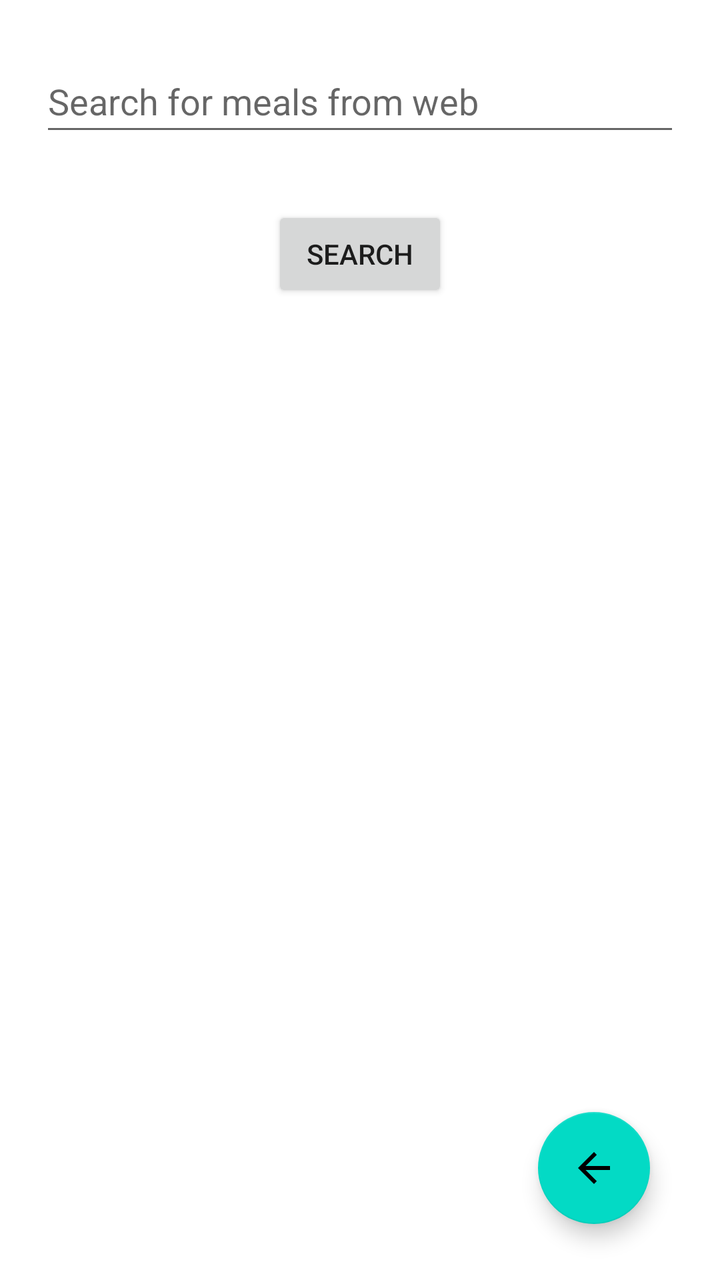
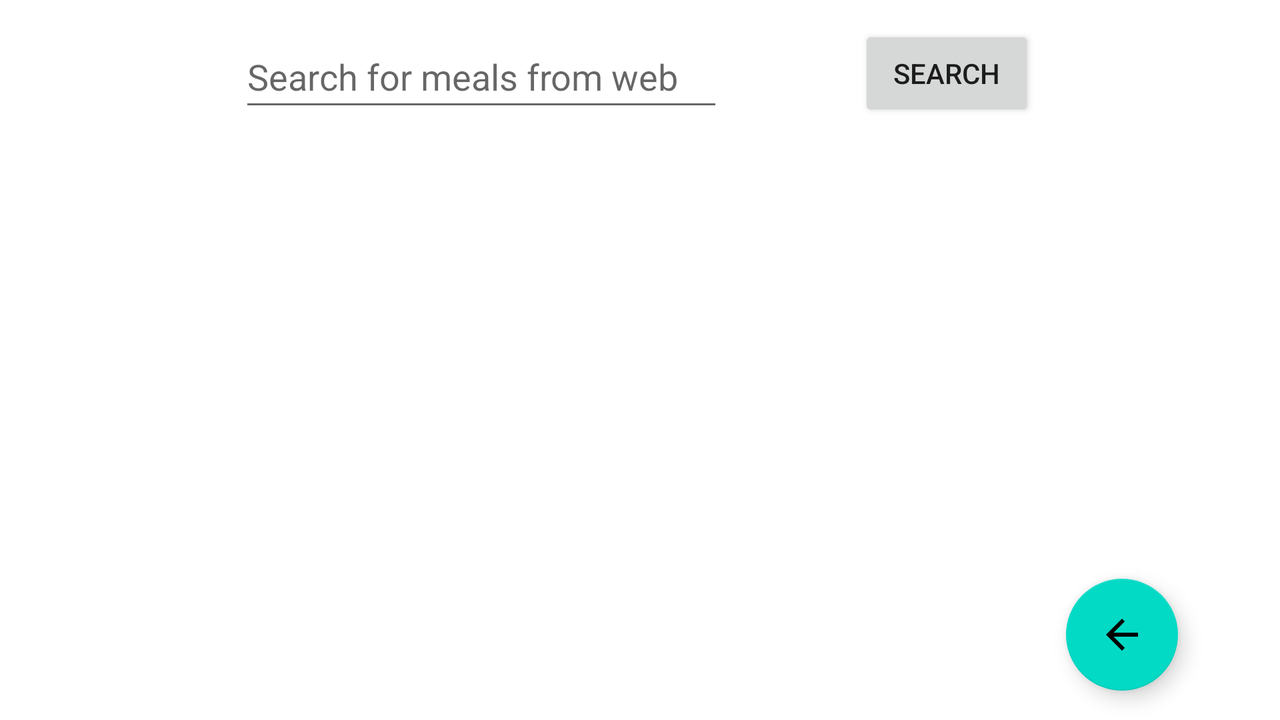

Compare how this app lays out the same screen by default and in its alternative resource folder. The renders come first, then the two layout files and the values they reference.
<!-- AndroidManifest.xml: application theme Theme.Mobile_CW_2 -->
<!-- res/layout/activity_search_for_meal_from_web.xml -->
<?xml version="1.0" encoding="utf-8"?>
<androidx.constraintlayout.widget.ConstraintLayout xmlns:android="http://schemas.android.com/apk/res/android"
    xmlns:app="http://schemas.android.com/apk/res-auto"
    xmlns:tools="http://schemas.android.com/tools"
    android:layout_width="match_parent"
    android:layout_height="match_parent"
    android:paddingLeft="20dp"
    android:paddingRight="20dp"
    tools:context=".SearchForMealFromWeb">

    <EditText
        android:id="@+id/searchMealsFromWebTextBox"
        android:layout_width="match_parent"
        android:layout_height="wrap_content"
        android:ems="10"
        android:minHeight="48dp"
        android:hint="Search for meals from web"
        app:layout_constraintBottom_toBottomOf="parent"
        app:layout_constraintEnd_toEndOf="parent"
        app:layout_constraintHorizontal_bias="0.497"
        app:layout_constraintStart_toStartOf="parent"
        app:layout_constraintTop_toTopOf="parent"
        app:layout_constraintVertical_bias="0.042" />

    <Button
        android:id="@+id/searchFromWebButton"
        android:layout_width="wrap_content"
        android:layout_height="wrap_content"
        android:layout_marginTop="30dp"
        android:text="Search"
        android:onClick="searchFromWebButtonClicked"
        app:layout_constraintBottom_toBottomOf="parent"
        app:layout_constraintEnd_toEndOf="parent"
        app:layout_constraintStart_toStartOf="parent"
        app:layout_constraintTop_toBottomOf="@+id/searchMealsFromWebTextBox"
        app:layout_constraintVertical_bias="0.0" />

    <com.google.android.material.floatingactionbutton.FloatingActionButton
        android:id="@+id/floatingActionButton"
        android:layout_width="wrap_content"
        android:layout_height="wrap_content"
        android:clickable="true"
        android:contentDescription="@string/back"
        app:layout_constraintBottom_toBottomOf="parent"
        app:layout_constraintEnd_toEndOf="parent"
        app:layout_constraintHorizontal_bias="0.943"
        app:layout_constraintStart_toStartOf="parent"
        app:layout_constraintTop_toTopOf="parent"
        app:layout_constraintVertical_bias="0.952"
        app:srcCompat="?attr/actionModeCloseDrawable" />

    <ScrollView
        android:layout_width="match_parent"
        android:layout_height="500dp"
        android:layout_marginTop="8dp"
        app:layout_constraintEnd_toEndOf="parent"
        app:layout_constraintHorizontal_bias="0.4"
        app:layout_constraintStart_toStartOf="parent"
        app:layout_constraintTop_toBottomOf="@+id/searchFromWebButton">

        <TextView
            android:id="@+id/mealsFromWebTextBox"
            android:layout_width="wrap_content"
            android:layout_height="wrap_content"
            android:text="" />
    </ScrollView>

</androidx.constraintlayout.widget.ConstraintLayout>
<!-- resources referenced by this layout -->
<resources>
  <string name="back">back</string>
  <style name="Theme.Mobile_CW_2" parent="Theme.MaterialComponents.DayNight.DarkActionBar">
          
          <item name="colorPrimary">@color/purple_500</item>
          <item name="colorPrimaryVariant">@color/purple_700</item>
          <item name="colorOnPrimary">@color/white</item>
          
          <item name="colorSecondary">@color/teal_200</item>
          <item name="colorSecondaryVariant">@color/teal_700</item>
          <item name="colorOnSecondary">@color/black</item>
          
          <item name="android:statusBarColor">?attr/colorPrimaryVariant</item>
          
      </style>
</resources>
<!-- res/layout-land/activity_search_for_meal_from_web.xml (the author's variant of the layout above) -->
<!-- drawn on the phone turned sideways -->
<?xml version="1.0" encoding="utf-8"?>
<androidx.constraintlayout.widget.ConstraintLayout xmlns:android="http://schemas.android.com/apk/res/android"
    xmlns:app="http://schemas.android.com/apk/res-auto"
    xmlns:tools="http://schemas.android.com/tools"
    android:layout_width="match_parent"
    android:layout_height="match_parent"
    android:paddingLeft="20dp"
    android:paddingRight="20dp"
    tools:context=".SearchForMealFromWeb">

    <EditText
        android:id="@+id/searchMealsFromWebTextBox"
        android:layout_width="242dp"
        android:layout_height="wrap_content"
        android:ems="10"
        android:hint="Search for meals from web"
        android:minHeight="48dp"
        app:layout_constraintBottom_toBottomOf="parent"
        app:layout_constraintEnd_toEndOf="parent"
        app:layout_constraintHorizontal_bias="0.278"
        app:layout_constraintStart_toStartOf="parent"
        app:layout_constraintTop_toTopOf="parent"
        app:layout_constraintVertical_bias="0.041" />

    <Button
        android:id="@+id/searchFromWebButton"
        android:layout_width="wrap_content"
        android:layout_height="wrap_content"
        android:onClick="searchFromWebButtonClicked"
        android:text="Search"
        app:layout_constraintBottom_toBottomOf="parent"
        app:layout_constraintEnd_toEndOf="parent"
        app:layout_constraintHorizontal_bias="0.398"
        app:layout_constraintStart_toEndOf="@+id/searchMealsFromWebTextBox"
        app:layout_constraintTop_toTopOf="parent"
        app:layout_constraintVertical_bias="0.041" />

    <com.google.android.material.floatingactionbutton.FloatingActionButton
        android:id="@+id/floatingActionButton"
        android:layout_width="wrap_content"
        android:layout_height="wrap_content"
        android:clickable="true"
        android:contentDescription="@string/back"
        app:layout_constraintBottom_toBottomOf="parent"
        app:layout_constraintEnd_toEndOf="parent"
        app:layout_constraintHorizontal_bias="0.943"
        app:layout_constraintStart_toStartOf="parent"
        app:layout_constraintTop_toTopOf="parent"
        app:layout_constraintVertical_bias="0.952"
        app:srcCompat="?attr/actionModeCloseDrawable" />

    <ScrollView
        android:id="@+id/scrollView3"
        android:layout_width="match_parent"
        android:layout_height="220dp"
        android:paddingBottom="25dp"
        app:layout_constraintBottom_toBottomOf="parent"
        app:layout_constraintEnd_toEndOf="parent"
        app:layout_constraintHorizontal_bias="0.4"
        app:layout_constraintStart_toStartOf="parent"
        app:layout_constraintTop_toBottomOf="@+id/searchFromWebButton"
        app:layout_constraintVertical_bias="0.132">

        <TextView
            android:id="@+id/mealsFromWebTextBox"
            android:layout_width="wrap_content"
            android:layout_height="wrap_content"
            android:text="" />
    </ScrollView>

    <TextView
        android:id="@+id/errorMessage3"
        android:layout_width="wrap_content"
        android:layout_height="wrap_content"
        android:textColor="#FF0303"
        android:textSize="14sp"
        app:layout_constraintBottom_toTopOf="@+id/scrollView3"
        app:layout_constraintEnd_toEndOf="parent"
        app:layout_constraintHorizontal_bias="0.0"
        app:layout_constraintStart_toStartOf="parent"
        app:layout_constraintTop_toBottomOf="@+id/searchMealsFromWebTextBox" />

</androidx.constraintlayout.widget.ConstraintLayout>
